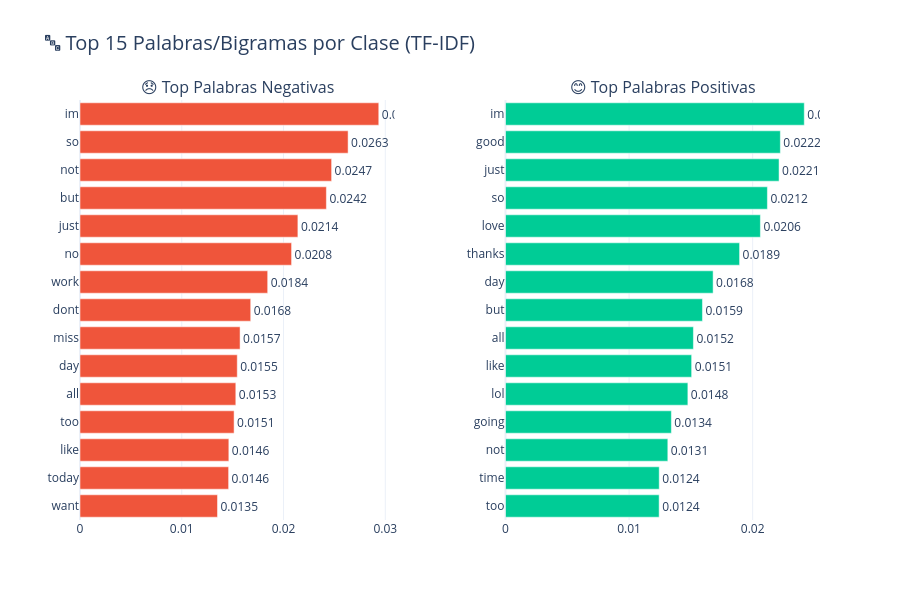

Notebook code cell kept with this figure:
### Markdown cell above
## 7. Gráfico 5: Top Palabras por Clase (TF-IDF)

### Code cell
from sklearn.feature_extraction.text import TfidfVectorizer
from sklearn.feature_extraction.text import ENGLISH_STOP_WORDS

# Stopwords personalizadas (mismas que en vectorización)
sentiment_words = {
    'not', 'no', 'nor', 'neither', 'never', 'none', 'nobody', 'nothing', 'nowhere',
    'very', 'really', 'so', 'too', 'quite', 'rather',
    'but', 'however', 'although', 'though',
    'all', 'every', 'any', 'some', 'most',
    'good', 'bad', 'best', 'worst', 'better', 'worse'
}
custom_stopwords = list(ENGLISH_STOP_WORDS - sentiment_words)

# Vectorizar por clase
positive_texts = df_train[df_train['polarity'] == 4]['text_clean'].fillna('')
negative_texts = df_train[df_train['polarity'] == 0]['text_clean'].fillna('')

# TF-IDF para cada clase
vec = TfidfVectorizer(max_features=1000, ngram_range=(1, 2), stop_words=custom_stopwords)

# Positivos
X_pos = vec.fit_transform(positive_texts)
tfidf_scores_pos = np.asarray(X_pos.mean(axis=0)).flatten()
top_pos_idx = tfidf_scores_pos.argsort()[-15:][::-1]
top_pos_words = [(vec.get_feature_names_out()[i], tfidf_scores_pos[i]) for i in top_pos_idx]

# Negativos
vec_neg = TfidfVectorizer(max_features=1000, ngram_range=(1, 2), stop_words=custom_stopwords)
X_neg = vec_neg.fit_transform(negative_texts)
tfidf_scores_neg = np.asarray(X_neg.mean(axis=0)).flatten()
top_neg_idx = tfidf_scores_neg.argsort()[-15:][::-1]
top_neg_words = [(vec_neg.get_feature_names_out()[i], tfidf_scores_neg[i]) for i in top_neg_idx]

# Crear gráfico de barras horizontales lado a lado
fig_words = make_subplots(
    rows=1, cols=2,
    subplot_titles=['😞 Top Palabras Negativas', '😊 Top Palabras Positivas'],
    horizontal_spacing=0.15
)

# Negativos (izquierda)
words_neg = [w[0] for w in top_neg_words][::-1]
scores_neg = [w[1] for w in top_neg_words][::-1]

fig_words.add_trace(
    go.Bar(
        y=words_neg,
        x=scores_neg,
        orientation='h',
        marker_color='#EF553B',
        name='Negativo',
        text=[f'{s:.4f}' for s in scores_neg],
        textposition='outside'
    ),
    row=1, col=1
)

# Positivos (derecha)
words_pos = [w[0] for w in top_pos_words][::-1]
scores_pos = [w[1] for w in top_pos_words][::-1]

fig_words.add_trace(
    go.Bar(
        y=words_pos,
        x=scores_pos,
        orientation='h',
        marker_color='#00CC96',
        name='Positivo',
        text=[f'{s:.4f}' for s in scores_pos],
        textposition='outside'
    ),
    row=1, col=2
)

fig_words.update_layout(
    title=dict(
        text='🔤 Top 15 Palabras/Bigramas por Clase (TF-IDF)',
        font=dict(size=20)
    ),
    showlegend=False,
    template='plotly_white',
    height=600
)

fig_words.show()

### Figure 1 — Plotly figure (JSON) as saved in the notebook; plotly's stock layout.template omitted (floating-point values rounded to 4 significant figures)
{"data": [{"marker": {"color": "#EF553B"}, "name": "Negativo", "orientation": "h", "text": ["0.0135", "0.0146", "0.0146", "0.0151", "0.0153", "0.0155", "0.0157", "0.0168", "0.0184", "0.0208", "0.0214", "0.0242", "0.0247", "0.0263", "0.0294"], "textposition": "outside", "type": "bar", "x": [0.01351, 0.0146, 0.01463, 0.01514, 0.01531, 0.01545, 0.01573, 0.01677, 0.01844, 0.02079, 0.02141, 0.02421, 0.02473, 0.02634, 0.02936], "xaxis": "x", "y": ["want", "today", "like", "too", "all", "day", "miss", "dont", "work", "no", "just", "but", "not", "so", "im"], "yaxis": "y"}, {"marker": {"color": "#00CC96"}, "name": "Positivo", "orientation": "h", "text": ["0.0124", "0.0124", "0.0131", "0.0134", "0.0148", "0.0151", "0.0152", "0.0159", "0.0168", "0.0189", "0.0206", "0.0212", "0.0221", "0.0222", "0.0242"], "textposition": "outside", "type": "bar", "x": [0.01243, 0.01244, 0.01313, 0.01342, 0.01476, 0.01506, 0.0152, 0.01594, 0.0168, 0.01894, 0.02063, 0.02119, 0.02213, 0.02224, 0.02418], "xaxis": "x2", "y": ["too", "time", "not", "going", "lol", "like", "all", "but", "day", "thanks", "love", "so", "just", "good", "im"], "yaxis": "y2"}], "layout": {"annotations": [{"font": {"size": 16}, "showarrow": false, "text": "😞 Top Palabras Negativas", "x": 0.2125, "xanchor": "center", "xref": "paper", "y": 1, "yanchor": "bottom", "yref": "paper"}, {"font": {"size": 16}, "showarrow": false, "text": "😊 Top Palabras Positivas", "x": 0.7875, "xanchor": "center", "xref": "paper", "y": 1, "yanchor": "bottom", "yref": "paper"}], "height": 600, "showlegend": false, "title": {"font": {"size": 20}, "text": "🔤 Top 15 Palabras/Bigramas por Clase (TF-IDF)"}, "xaxis": {"anchor": "y", "domain": [0, 0.425]}, "xaxis2": {"anchor": "y2", "domain": [0.575, 1]}, "yaxis": {"anchor": "x", "domain": [0, 1]}, "yaxis2": {"anchor": "x2", "domain": [0, 1]}}}
